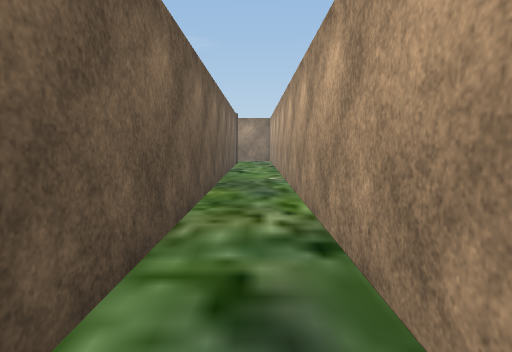
view 1 (above)

16 first-person views from a walk through a scene from a Unity 3-D project. The camera is 1.2 m above the floor, tilts 6° down and sees 80° across. The floor is counted in squares, 1 m on a side. Each view is taken from the middle of a square. On the plan, view 1 faces up. The plan holds only what a view shows up to about 13 squares ahead; the rest is blank. The player is left out. Some surface patterns are stand-ins.

view 2
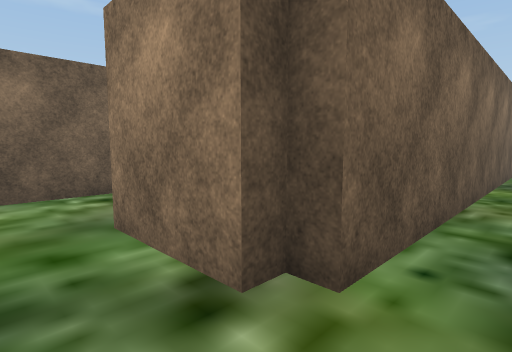

view 3
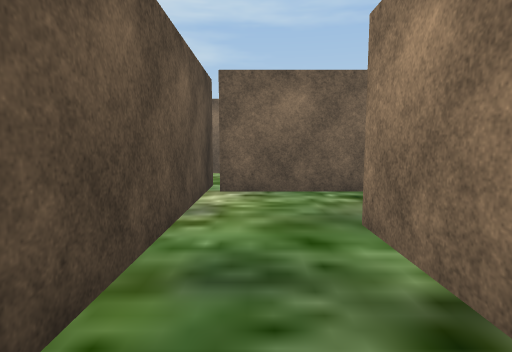

view 4
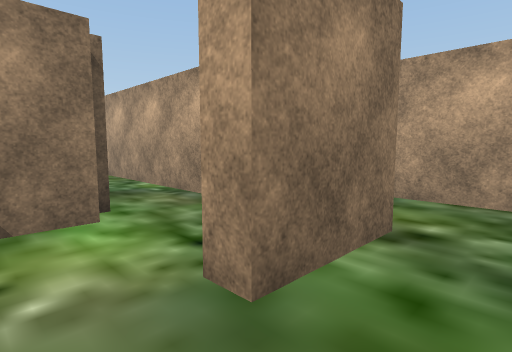

view 5
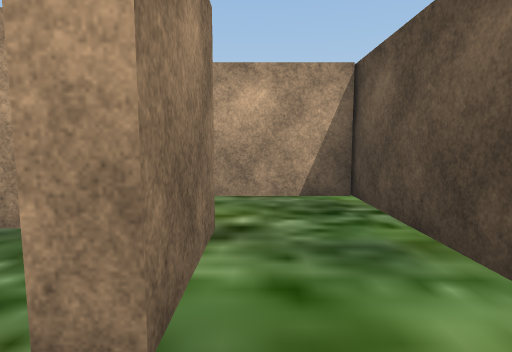

view 6
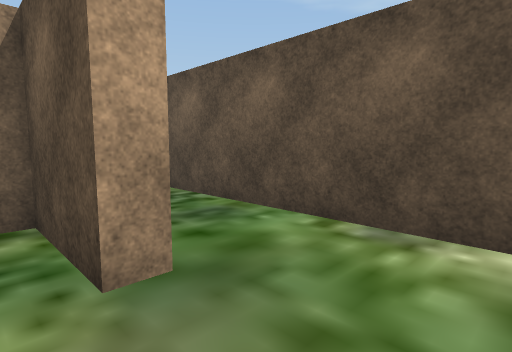

view 7
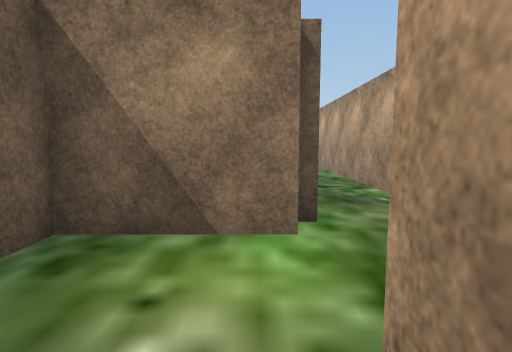

view 8
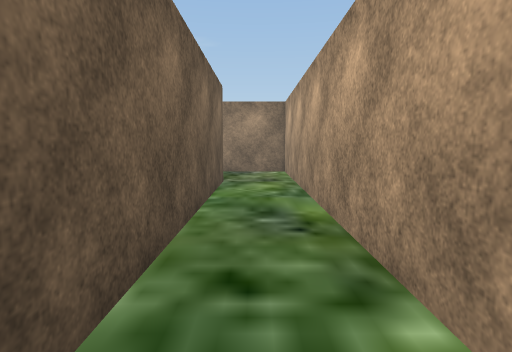

view 9
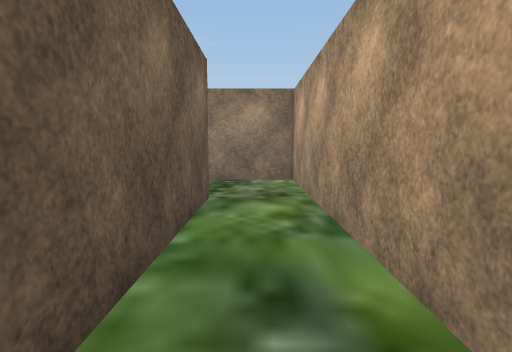

view 10
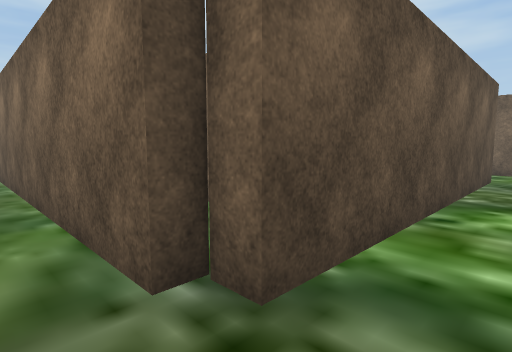

view 11
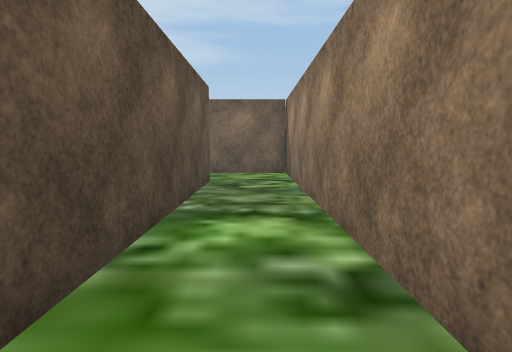

view 12
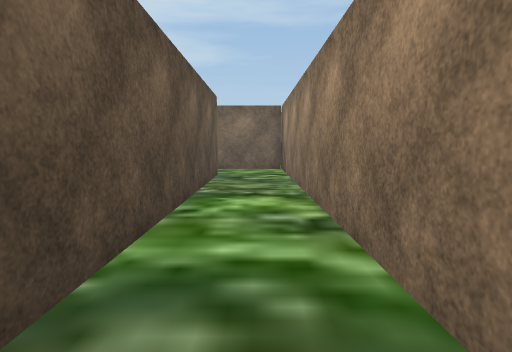

view 13
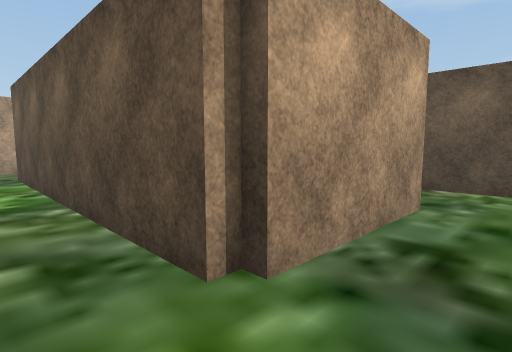

view 14
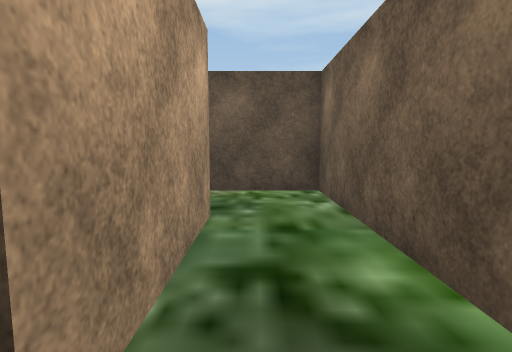

view 15
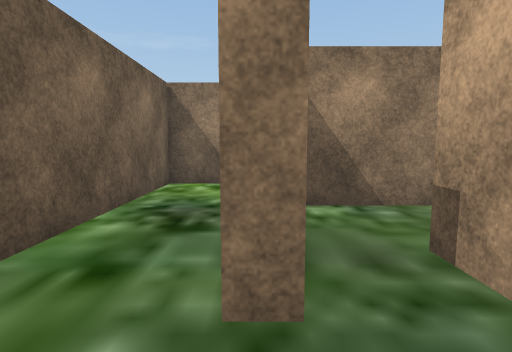

view 16
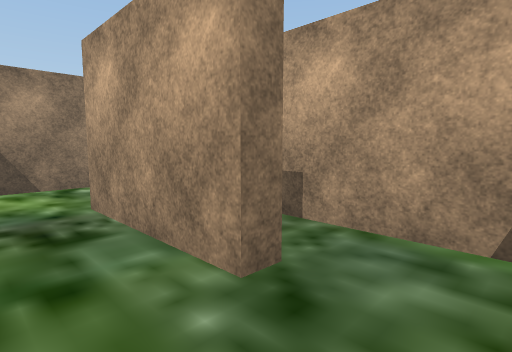

### Floor plan
Ten units are one square. View 1 is at (0, 0); x grows to the right and y downward. Boxes are objects, and circles mark ways between rooms. Rooms are numbered by the first view taken in them; rooms with no view inside come last. Other rooms are left out.
<svg viewBox="-185 -187 202 225">
<path fill="none" stroke="#000" d="M-12 -1 -17 -1 -17 4 -45 4 -45 -2 -36 -2M-44 -30 -77 -30 -77 30M-89 33 12 33M10 32 10 -5M-149 -150 -149 -155 -46 -155 -46 -148 -41 -148 -41 -46M-152 -110 -152 -151M-176 -182 -176 -82 -154 -82M-17 -22 -17 -182 -180 -182M-36 -2 -17 -2M-146 -110 -152 -110M-130 -92 -130 -124M-124 -149 -141 -149M-154 -82 -144 -82"/>
<circle cx="-40" cy="-15" r="3" fill="#2a7"/>
<circle cx="-150" cy="-95" r="3" fill="#2a7"/>
<text x="-40" y="10">1</text>
<text x="-100" y="-160">2</text>
<text x="-140" y="-120">3</text>
</svg>
Room 1 opens to room 2. Room 2 opens to room 3.

Where each view was taken, in squares from view 1:
view 1: 0 up, 0 right, facing up
view 2: 2 down, 0 right, facing up-left
view 3: 2 down, 0 right, facing left
view 4: 2 down, 6 left, facing up-right
view 5: 1 down, 6 left, facing right
view 6: 1 up, 7 left, facing down-right
view 7: 1 down, 5 left, facing up
view 8: 5 up, 3 left, facing up
view 9: 8 up, 3 left, facing up
view 10: 17 up, 3 left, facing down-left
view 11: 17 up, 5 left, facing left
view 12: 17 up, 3 left, facing left
view 13: 17 up, 17 left, facing down-right
view 14: 16 up, 16 left, facing down
view 15: 9 up, 15 left, facing up
view 16: 9 up, 17 left, facing up-right
